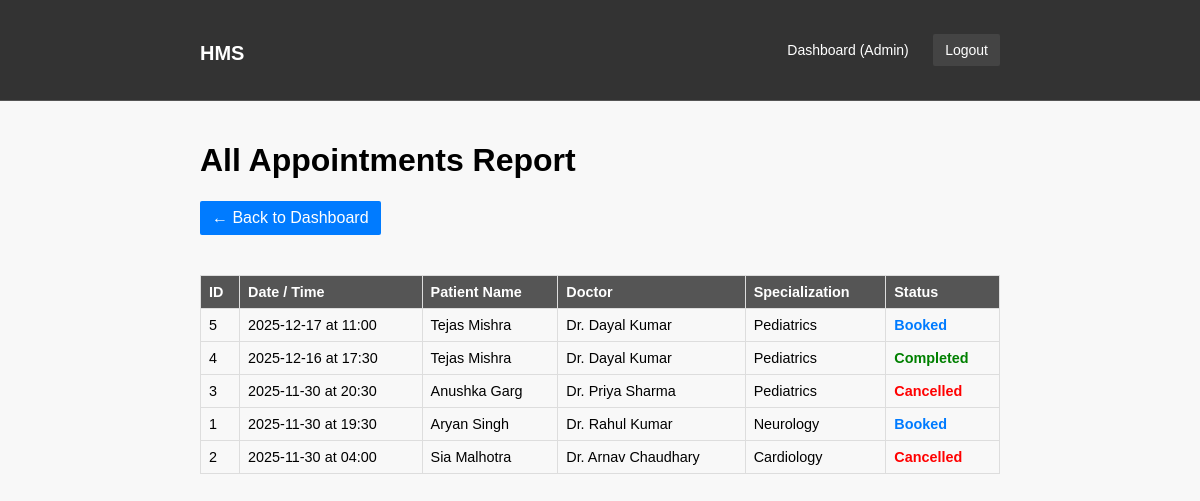
The page /admin/appointments (signed in) on the database its author committed.
### tables this page shows
CREATE TABLE Appointment (
            id INTEGER PRIMARY KEY AUTOINCREMENT,
            patient_id INTEGER NOT NULL,
            doctor_id INTEGER NOT NULL,
            date DATE NOT NULL,
            time TIME NOT NULL,
            status TEXT NOT NULL CHECK(status IN ('Booked', 'Completed', 'Cancelled')),
            FOREIGN KEY (patient_id) REFERENCES Patient(id),
            FOREIGN KEY (doctor_id) REFERENCES Doctor(id),
            UNIQUE (doctor_id, date, time) 
        );

CREATE TABLE Patient (
            id INTEGER PRIMARY KEY AUTOINCREMENT,
            user_id INTEGER UNIQUE NOT NULL,
            name TEXT NOT NULL,
            contact_info TEXT UNIQUE NOT NULL,
            is_blacklisted BOOLEAN NOT NULL DEFAULT 0,
            FOREIGN KEY (user_id) REFERENCES User(id)
        );

CREATE TABLE Doctor (
            id INTEGER PRIMARY KEY AUTOINCREMENT,
            user_id INTEGER UNIQUE NOT NULL,
            name TEXT NOT NULL,
            specialization_id INTEGER NOT NULL,
            contact_info TEXT,
            is_blacklisted BOOLEAN NOT NULL DEFAULT 0,  -- REVERTED: Blacklist column added back
            FOREIGN KEY (user_id) REFERENCES User(id),
            FOREIGN KEY (specialization_id) REFERENCES Specialization(id)
        );

CREATE TABLE Specialization (
            id INTEGER PRIMARY KEY AUTOINCREMENT,
            name TEXT UNIQUE NOT NULL,
            description TEXT
        );

### app.py (the view)
        @is_logged_in
        def wrapper(*args, **kwargs):
            if session.get('role') != required_role:
                flash(f'Access denied. Only {required_role} can access this.', 'danger')
                return redirect(url_for('dashboard'))
            return f(*args, **kwargs)

### app.py (called while the page is built)
def is_logged_in(f):
    def wrapper(*args, **kwargs):
        if 'logged_in' not in session:
            flash('Please log in to view this page.', 'danger')
            return redirect(url_for('login'))
        return f(*args, **kwargs)
    wrapper.__name__ = f.__name__
    return wrapper

def has_role(required_role):
    def decorator(f):
        @is_logged_in
        def wrapper(*args, **kwargs):
            if session.get('role') != required_role:
                flash(f'Access denied. Only {required_role} can access this.', 'danger')
                return redirect(url_for('dashboard'))
            return f(*args, **kwargs)
        wrapper.__name__ = f.__name__
        return wrapper
    return decorator

@app.route('/admin/appointments')
@has_role('Admin')
def view_all_appointments():
    conn = get_db_connection()
    appointments = conn.execute("""
        SELECT
            a.id, a.date, a.time, a.status,
            p.name AS patient_name,
            d.name AS doctor_name,
            s.name AS specialization
        FROM Appointment a
        JOIN Patient p ON a.patient_id = p.id
        JOIN Doctor d ON a.doctor_id = d.id
        JOIN Specialization s ON d.specialization_id = s.id
        ORDER BY a.date DESC, a.time DESC
    """).fetchall()
    conn.close()
    context = {
        'appointments': appointments,
        'section_title': 'All Appointments Report'
    }
    return render_template('admin/all_appointments.html', **context)

### database.py (called while the page is built)
def get_db_connection():
    conn = sqlite3.connect(DB_NAME)
    conn.row_factory = sqlite3.Row
    conn.execute('PRAGMA foreign_keys = ON;')
    return conn

### templates/admin/all_appointments.html
{% extends "base.html" %}
{% block content %}
<h1>{{ section_title }}</h1>
<a href="{{ url_for('admin_dashboard') }}" class="button" style="background: #007bff; margin-bottom: 20px;">
    ← Back to Dashboard
</a>
{% if appointments %}
    <table>
        <thead>
            <tr>
                <th>ID</th>
                <th>Date / Time</th>
                <th>Patient Name</th>
                <th>Doctor</th>
                <th>Specialization</th>
                <th>Status</th>
            </tr>
        </thead>
        <tbody>
            {% for appt in appointments %}
                <tr>
                    <td>{{ appt['id'] }}</td>
                    <td>{{ appt['date'] }} at {{ appt['time'] }}</td>
                    <td>{{ appt['patient_name'] }}</td>
                    <td>Dr. {{ appt['doctor_name'] }}</td>
                    <td>{{ appt['specialization'] }}</td>
                    <td>
                        <span style="font-weight: bold; color:
                            {% if appt['status'] == 'Completed' %}green
                            {% elif appt['status'] == 'Cancelled' %}red
                            {% else %}#007bff
                            {% endif %};">
                            {{ appt['status'] }}
                        </span>
                    </td>
                </tr>
            {% endfor %}
        </tbody>
    </table>
{% else %}
    <div class="alert alert-info">No appointment records found in the system.</div>
{% endif %}
{% endblock %}

### static/css/style.css (style rules this page uses)
body { font-family: Arial, sans-serif; margin: 0; padding: 0; background-color: #f8f8f8; }
button, .button { background: #444; color: #fff; padding: 8px 12px; border: none; cursor: pointer; border-radius: 2px; text-decoration: none; display: inline-block; transition: background 0.3s; }
table { width: 100%; border-collapse: collapse; margin-top: 20px; font-size: 0.9em; }
th, td { padding: 8px; border: 1px solid #ddd; text-align: left; }
th { background-color: #555; color: white; }

### rows shown on the page
Appointment: id "5", date "2025-12-17", time "11:00", patient_name "Tejas Mishra", doctor_name "Dayal Kumar", specialization "Pediatrics", status "Booked"
Appointment: id "4", date "2025-12-16", time "17:30", patient_name "Tejas Mishra", doctor_name "Dayal Kumar", specialization "Pediatrics", status "Completed"
Appointment: id "3", date "2025-11-30", time "20:30", patient_name "Anushka Garg", doctor_name "Priya Sharma", specialization "Pediatrics", status "Cancelled"
Appointment: id "1", date "2025-11-30", time "19:30", patient_name "Aryan Singh", doctor_name "Rahul Kumar", specialization "Neurology", status "Booked"
Appointment: id "2", date "2025-11-30", time "04:00", patient_name "Sia Malhotra", doctor_name "Arnav Chaudhary", specialization "Cardiology", status "Cancelled"

### other values the page prints
{{ session.get('role') }} "Admin"
{{ section_title }} "All Appointments Report"
